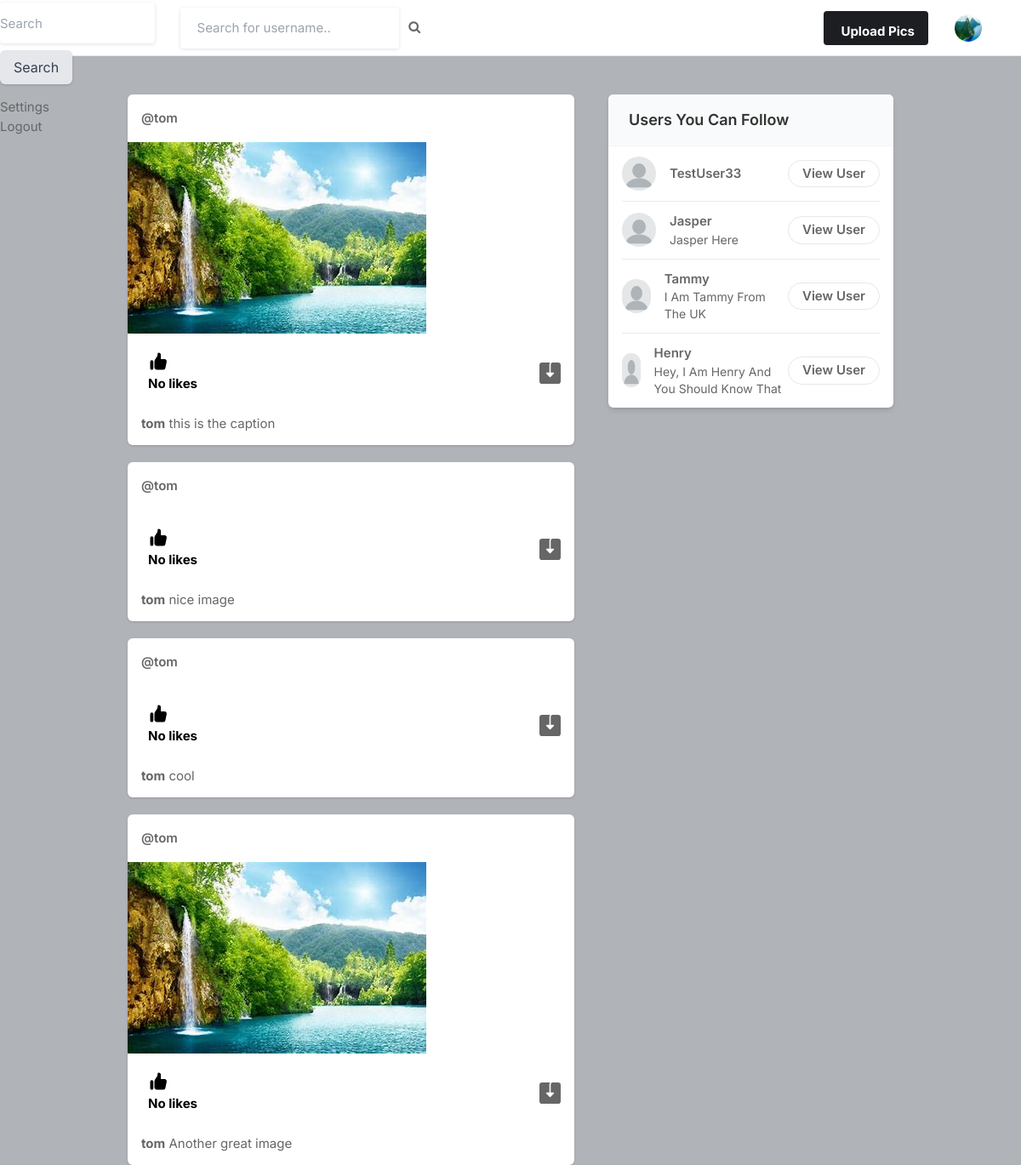
The page / (signed in) on the database its author committed.
### core/models.py (models this page shows, shortened)
class Profile(models.Model):
    user = models.ForeignKey(User, on_delete=models.CASCADE)
    id_user = models.IntegerField()
    bio = models.TextField(blank=True)
    profileimg = models.ImageField(upload_to='profile_images', default='blank-profile-picture.png')
    location = models.CharField(max_length=100, blank=True)

class Post(models.Model):
    id = models.UUIDField(primary_key=True, default=uuid.uuid4)
    user = models.CharField(max_length=100)
    image = models.ImageField(upload_to='post_images')
    caption = models.TextField()
    created_at = models.DateTimeField(default=datetime.now)
    no_of_likes = models.IntegerField(default=0)

### core/views.py (the view)
# urls.py: path('', views.index, name='index'),
@login_required(login_url='signin')
def index(request):
    user_object = User.objects.get(username=request.user.username)
    user_profile = Profile.objects.get(user=user_object)
    user_following_list = []
    feed = []
    user_following = FollowersCount.objects.filter(follower=request.user.username)
    for users in user_following:
        user_following_list.append(users.user)
    for usernames in user_following_list:
        feed_lists = Post.objects.filter(user=usernames)
        feed.append(feed_lists)
    feed_list = list(chain(*feed))
    all_users = User.objects.all()
    user_following_all = []
    for user in user_following:
        user_list = User.objects.get(username=user.user)
        user_following_all.append(user_list)
    new_suggestions_list = [x for x in list(all_users) if (x not in list(user_following_all))]
    current_user = User.objects.filter(username=request.user.username)
    final_suggestions_list = [x for x in list(new_suggestions_list) if ( x not in list(current_user))]
    random.shuffle(final_suggestions_list)
    username_profile = []
    username_profile_list = []
    for users in final_suggestions_list:
        username_profile.append(users.id)
    for ids in username_profile:
        profile_lists = Profile.objects.filter(id_user=ids)
        username_profile_list.append(profile_lists)
    suggestions_username_profile_list = list(chain(*username_profile_list))
    return render(request, 'index.html', {'user_profile': user_profile, 'posts':feed_list, 'suggestions_username_profile_list': suggestions_username_profile_list[:4]})

### templates/index.html (shortened to what this page needs)
{% load static %}
<!DOCTYPE html>
<html lang="en">
<head>
    <link rel="stylesheet" href="{% static 'assets/css/icons.css' %}">
    <link rel="stylesheet" href="{% static 'assets/css/uikit.css' %}">
    <link rel="stylesheet" href="{% static 'assets/css/style.css' %}">
    <link rel="stylesheet" href="{% static 'assets/css/tailwind.css' %}">
    <link rel="stylesheet" href="https://cdnjs.cloudflare.com/ajax/libs/font-awesome/4.7.0/css/font-awesome.min.css">
</head>
<body>
            <header>
                <nav class="navbar navbar-expand-lg navbar-light bg-light">
                    <div class="collapse navbar-collapse" id="navbarNav">
                        <form class="form-inline my-2 my-lg-0" action="{% url 'search' %}" method="POST">
                            <input class="form-control mr-sm-2" type="search" placeholder="Search" aria-label="Search" name="username">
                            <button class="btn btn-outline-success my-2 my-sm-0" type="submit">Search</button>
                        </form>
                        <ul class="navbar-nav">
                            <li class="nav-item">
                                <a class="nav-link" href="{% url 'settings' %}">Settings</a>
                            </li>
                            <li class="nav-item">
                                <a class="nav-link" href="{% url 'logout' %}">Logout</a>
                            </li>
                        </ul>
                    </div>
                </nav>
                <div class="header_inner">
                    <form action="/search" method="POST">
                    <div class="left-side">
                            <input type="text" name="username" placeholder="Search for username..">&nbsp; &nbsp;
                            <button type="submit"><i class="fa fa-search fa-1x"></i></button>
                    </div>
                    </form>
                    <div class="right-side lg:pr-4">
                        <a href="#"
                            class="bg-pink-500 flex font-bold hidden hover:bg-pink-600 hover:text-white inline-block items-center lg:block max-h-10 mr-4 px-4 py-2 rounded shado text-white">
                              Upload Pics
                        </a>
                        <a href="#">
                            <img src="{{user_profile.profileimg.url}}" class="header-avatar" alt="">
                        </a>
                    </div>
                </div>
            </header>
            <div class="container m-auto">
                <div class="lg:flex justify-center lg:space-x-10 lg:space-y-0 space-y-5">
                    <div class="space-y-5 flex-shrink-0 lg:w-7/12">
                        {% for post in posts reversed %}
                        <div class="bg-white shadow rounded-md  -mx-2 lg:mx-0">
                            <div class="flex justify-between items-center px-4 py-3">
                                <div class="flex flex-1 items-center space-x-4">
                                    <span class="block font-semibold "><a href="/profile/{{post.user}}">@{{post.user}}</a></span>
                                </div>
                              <div>
                                <a href="#"> <i class="icon-feather-more-horizontal text-2xl hover:bg-gray-200 rounded-full p-2 transition -mr-1 "></i> </a>
                              </div>
                            </div>
                            <div uk-lightbox>
                                <a href="{{post.image.url}}">
                                    <img src="{{post.image.url}}" alt="">
                                </a>
                            </div>
                            <div class="py-3 px-4 space-y-3">
                                <div class="flex space-x-4 lg:font-bold">
                                    <a href="/like-post?post_id={{post.id}}" class="flex items-center space-x-2">
                                        <div class="p-2 rounded-full text-black">
                                            {% if post.no_of_likes == 0 %}
                                            <p>No likes</p>
                                            {% elif post.no_of_likes == 1 %}
                                            <p>Liked by {{post.no_of_likes}} person</p>
                                            {% else %}
                                            <p>Liked by {{post.no_of_likes}} people</p>
                                            {% endif %}
                                        </div>
                                    </a>
                                    <a href="{{post.image.url}}" class="flex items-center space-x-2 flex-1 justify-end" download>
                                    </a>
                                </div>
                                <p>
                                    <a href="/profile/{{post.user}}"><strong>{{post.user}}</strong></a> {{post.caption}}
                                </p>
                            </div>
                        </div>
                        {% endfor %}
                    </div>
                    <div class="lg:w-5/12">
                        <div class="bg-white  shadow-md rounded-md overflow-hidden">
                            <div class="bg-gray-50  border-b border-gray-100 flex items-baseline justify-between py-4 px-6 ">
                                <h2 class="font-semibold text-lg">Users You Can Follow</h2>
                            </div>
                            <div class="divide-gray-300 divide-gray-50 divide-opacity-50 divide-y px-4 ">
                                {% for suggestion in suggestions_username_profile_list %}
                                <div class="flex items-center justify-between py-3">
                                    <div class="flex flex-1 items-center space-x-4">
                                        <a href="/profile/{{suggestion.user}}">
                                            <img src="{{suggestion.profileimg.url}}" class="bg-gray-200 rounded-full w-10 h-10">
                                        </a>
                                        <div class="flex flex-col">
                                            <span class="block capitalize font-semibold"> {{suggestion.user}} </span>
                                            <span class="block capitalize text-sm"> {{suggestion.bio}} </span>
                                        </div>
                                    </div>
                                    <a href="/profile/{{suggestion.user}}" class="border border-gray-200 font-semibold px-4 py-1 rounded-full hover:bg-pink-600 hover:text-white hover:border-pink-600 "> View User </a>
                                </div>
                                {% endfor %}
                            </div>
                        </div>
                    </div>
                </div>
            </div>
</body>
</html>

### static/assets/css/style.css (style rules this page uses)
body { background-color: #B0B3B8!important; }
button { vertical-align: middle; }
input { height: 48px; line-height: 48px; padding: 0 20px; outline: none; font-size: 15px; color: #808080; max-width: 100%; width: 100%; -webkit-box-sizing: border-box; box-sizing: border-box; display: block; font-weight: 400; opacity: 1; border-radius: 4px; border: none; -webkit-box-shadow: 0 1px 4px 0px rgba(0, 0, 0, 0.12); box-shadow: 0 1px 4px 0px rgba(0, 0, 0, 0.12); }
input[type="text"], input[type="password"], input[type="email"], input[type="number"] { height: 48px; line-height: 48px; padding: 0 20px; outline: none; font-size: 15px; color: #808080; max-width: 100%; width: 100%; -webkit-box-sizing: border-box; box-sizing: border-box; display: block; font-weight: 400; opacity: 1; border-radius: 4px; border: none; -webkit-box-shadow: 0 1px 4px 0px rgba(0, 0, 0, 0.12); box-shadow: 0 1px 4px 0px rgba(0, 0, 0, 0.12); }
input { -webkit-transition: all 0.1s ease-in-out; transition: all 0.1s ease-in-out; }
::placeholder { color: #808080; opacity: 1; }
button { border: none; margin: 0; padding: 0; width: auto; overflow: visible; background: transparent; color: inherit; font: inherit; line-height: normal; cursor: pointer; }
a { color: #be185d; -webkit-transition: 0.3s; transition: 0.3s; outline: none !important; }
button { outline: none !important; }
img { max-width: 100%; }
body { color: #666; font-size: 15px; line-height: 27px; background-color: #f0f2f5; font-family: "Inter", sans-serif; text-transform: none; }
body p { font-size: 15px; line-height: 27px; }
h1, h2, h3, h4, h5, h6 { font-family: "Inter", sans-serif; text-transform: none; }
input[type="text"], input[type="password"], input[type="email"] { font-family: "Inter", sans-serif; text-transform: none; }
button, body .pac-container { font-family: "Inter", sans-serif; text-transform: none; }
h1, h2, h3, h4, h5, h6 { color: #333; font-weight: 500; margin: 0; padding: 0; }
h2 { font-size: 26px; }
b, strong { font-weight: 700 !important; }
@media (min-width: 1024px) { .container { max-width: 900px !important; padding-top: 45px; } }
header { background-color: #fff; left: 0; right: 0; top: 0; z-index: 99; height: 66px; display: -webkit-box; display: -ms-flexbox; display: flex; -webkit-box-align: center; -ms-flex-align: center; align-items: center; border-bottom: 1px solid #e5e7eb; }
header .header_inner { display: -webkit-box; display: -ms-flexbox; display: flex; -webkit-box-align: center; -ms-flex-align: center; align-items: center; max-width: 1090px; margin: auto; width: 100%; max-width: 100% !important; padding: 0 30px; }
header .header_inner .left-side { display: -webkit-box; display: -ms-flexbox; display: flex; -webkit-box-align: center; -ms-flex-align: center; align-items: center; }
header .header_inner .right-side { display: -webkit-box; display: -ms-flexbox; display: flex; -webkit-box-align: center; -ms-flex-align: center; align-items: center; -webkit-box-pack: end; -ms-flex-pack: end; justify-content: flex-end; margin-left: auto; }
header .header_inner .right-side .header-avatar { width: 32px; height: 32px; border-radius: 100%; margin-left: 15px; }

### rows shown on the page
Profile: profileimg (picture)
Post: user "tom", image (picture), no_of_likes "No likes", caption "this is the caption"
Post: user "tom", no_of_likes "No likes", caption "nice image"
Post: user "tom", no_of_likes "No likes", caption "cool"
Post: user "tom", image (picture), no_of_likes "No likes", caption "Another great image"
Profile: profileimg (placeholder picture), user "TestUser33"
Profile: profileimg (placeholder picture), user "Jasper", bio "Jasper Here"
Profile: profileimg (placeholder picture), user "Tammy", bio "I Am Tammy From The UK"
Profile: profileimg (placeholder picture), user "Henry", bio "Hey, I Am Henry And You Should Know That"
